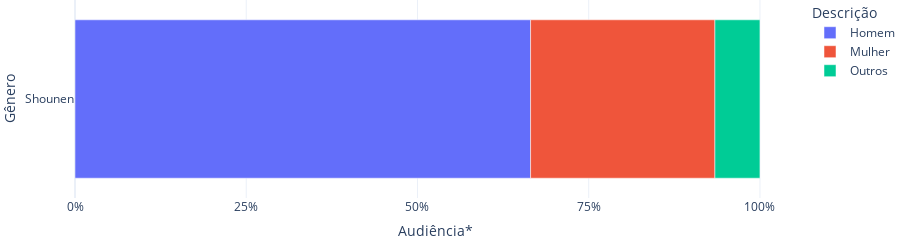

Source (notebook cell):
### Code cell
fig = px.bar(
    temp, "Audiência*", "Gênero", template="plotly_white", color="Descrição"
)

ticks = [x for x in range(0, 101, 25)]
fig.update_xaxes(
    tickvals=ticks, 
    ticktext=["{:.0f}%".format(x) for x in ticks]
)

fig.update_layout(height=125, width=900, margin={"t":0, "b":0, "l":0, "r":0})
fig.show(config={"displayModeBar": False})

### Figure 1 — Plotly figure (JSON) as saved in the notebook; plotly's stock layout.template omitted (floating-point values rounded to 4 significant figures)
{"data": [{"alignmentgroup": "True", "hovertemplate": "Descrição=Homem<br>Audiência*=%{x}<br>Gênero=%{y}<extra></extra>", "legendgroup": "Homem", "marker": {"color": "#636efa", "pattern": {"shape": ""}}, "name": "Homem", "offsetgroup": "Homem", "orientation": "h", "showlegend": true, "textposition": "auto", "type": "bar", "x": [66.51], "xaxis": "x", "y": ["Shounen"], "yaxis": "y"}, {"alignmentgroup": "True", "hovertemplate": "Descrição=Mulher<br>Audiência*=%{x}<br>Gênero=%{y}<extra></extra>", "legendgroup": "Mulher", "marker": {"color": "#EF553B", "pattern": {"shape": ""}}, "name": "Mulher", "offsetgroup": "Mulher", "orientation": "h", "showlegend": true, "textposition": "auto", "type": "bar", "x": [26.91], "xaxis": "x", "y": ["Shounen"], "yaxis": "y"}, {"alignmentgroup": "True", "hovertemplate": "Descrição=Outros<br>Audiência*=%{x}<br>Gênero=%{y}<extra></extra>", "legendgroup": "Outros", "marker": {"color": "#00cc96", "pattern": {"shape": ""}}, "name": "Outros", "offsetgroup": "Outros", "orientation": "h", "showlegend": true, "textposition": "auto", "type": "bar", "x": [6.575], "xaxis": "x", "y": ["Shounen"], "yaxis": "y"}], "layout": {"barmode": "relative", "height": 125, "legend": {"title": {"text": "Descrição"}, "tracegroupgap": 0}, "margin": {"b": 0, "l": 0, "r": 0, "t": 0}, "width": 900, "xaxis": {"anchor": "y", "autorange": true, "domain": [0, 1], "range": [0, 105.3], "ticktext": ["0%", "25%", "50%", "75%", "100%"], "tickvals": [0, 25, 50, 75, 100], "title": {"text": "Audiência*"}, "type": "linear"}, "yaxis": {"anchor": "x", "autorange": true, "domain": [0, 1], "range": [-0.5, 0.5], "title": {"text": "Gênero"}, "type": "category"}}}
